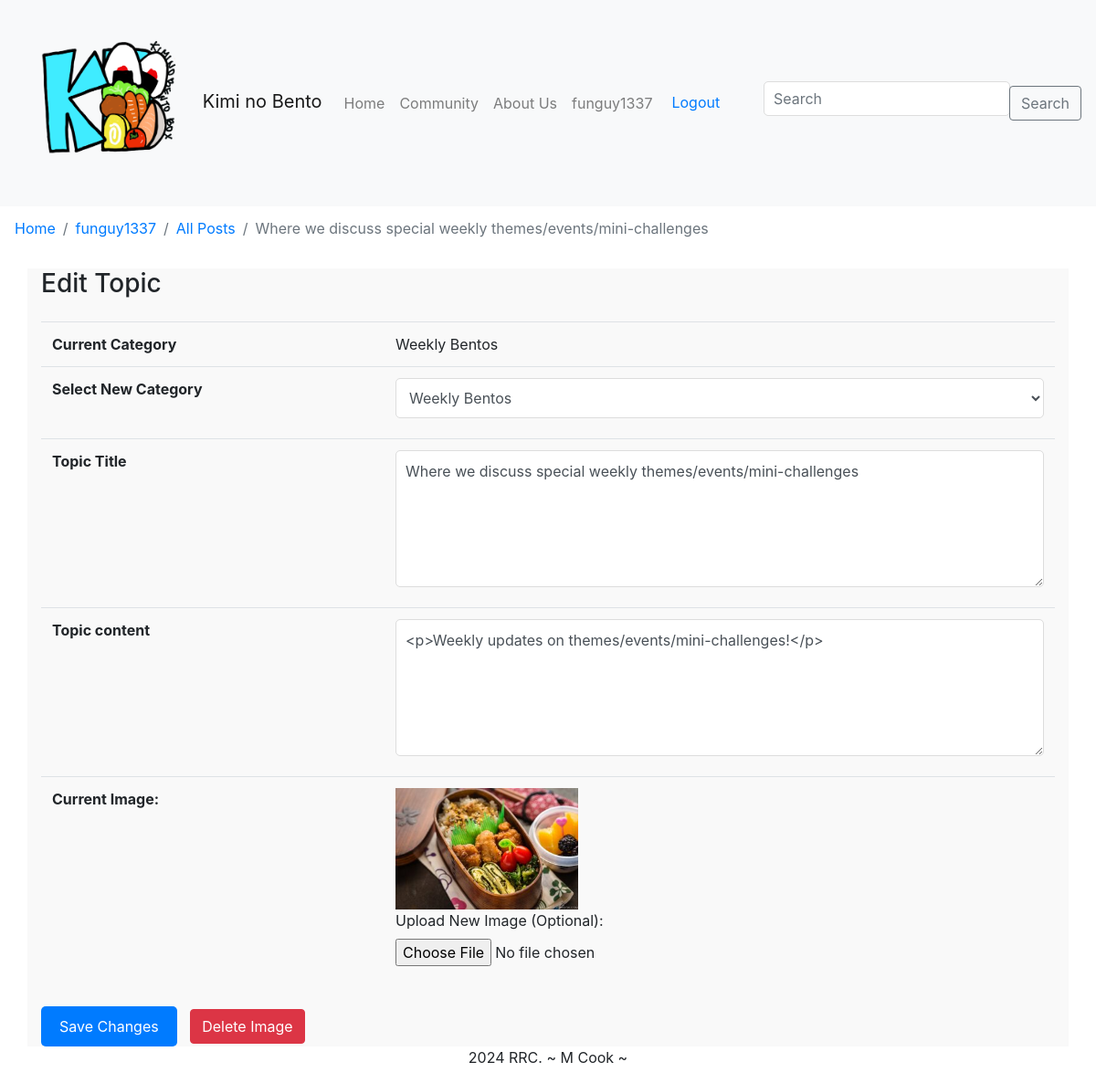
The app's page /user/user_edit.php?topic_id=2 (signed in) with its own data.
### tables this page shows
CREATE TABLE `topics` (
  `topic_id` int(11) NOT NULL,
  `category_id` int(11) DEFAULT NULL,
  `title` varchar(255) NOT NULL,
  `topic_content` text NOT NULL,
  `topic_starter_id` int(11) DEFAULT NULL,
  `img_url` text DEFAULT NULL,
  `date_created` timestamp NOT NULL DEFAULT current_timestamp(),
  `reply_count` int(11) DEFAULT 0
);

CREATE TABLE `categories` (
  `category_id` int(11) NOT NULL,
  `name` varchar(255) NOT NULL,
  `date_created` timestamp NOT NULL DEFAULT current_timestamp() ON UPDATE current_timestamp()
);

### classes/database.classes.php (called while the page is built)
<?php
class Database
{
    protected function connection()
    {
        $dsn = 'mysql:host=localhost;dbname=knb_database;charset=utf8';
        $user = 'cms_user';
        $pass = 'youllnevergeussthispassworditslong';
        try {
            $db = new PDO($dsn, $user, $pass);
            $db->setAttribute(PDO::ATTR_ERRMODE, PDO::ERRMODE_EXCEPTION);
            return $db;
        } catch (PDOException $e) {
            throw new Exception("Error connecting to the database: " . $e->getMessage());
        }
    }
}

### classes/profileinfo.classes.php (called while the page is built, shortened)
<?php
class ProfileInfo extends Database
{
    public function getTopicImg($topic_id)
    {
        try {
            $stmt = $this->connection()->prepare('SELECT img_url FROM topics WHERE topic_id = ?');
            $stmt->bindValue(1, $topic_id, PDO::PARAM_INT);
            $stmt->execute();
            $img_url = $stmt->fetchAll(PDO::FETCH_ASSOC);
            return $img_url[0]["img_url"];
        } catch (PDOException $e) {
            header("Location: ../index.php");
            exit();
        }
    }
    public function getCategories()
    {
        try {
            $stmt = $this->connection()->prepare('SELECT * FROM categories ');
            $stmt->execute();
            $categories = $stmt->fetchAll(PDO::FETCH_ASSOC);
            return $categories;
        } catch (PDOException $e) {
            header("Location: ../index.php");
            exit();
        }
    }
    public function getCurrentTopicCategory($topic_id)
    {
        try {
            $stmt = $this->connection()->prepare('SELECT c.name FROM categories c INNER JOIN topics t ON c.category_id = t.category_id WHERE t.topic_id = ?');
            $stmt->execute([$topic_id]);
            $category = $stmt->fetch(PDO::FETCH_ASSOC);
            return $category['name'];
        } catch (PDOException $e) {
            header("Location: ../index.php");
            exit();
        }
    }
    public function getUserTopicsId($user_id, $topic_id)
    {
        try {
            $stmt = $this->connection()->prepare('SELECT topic_id, title, topic_content, category_id FROM topics WHERE topic_starter_id = ? AND topic_id = ?');
            $stmt->bindValue(1, $user_id, PDO::PARAM_INT);
            $stmt->bindValue(2, $topic_id, PDO::PARAM_INT);
            $stmt->execute();
            $topics = $stmt->fetchAll(PDO::FETCH_ASSOC);
            return $topics;
        } catch (PDOException $e) {
            header("Location: ../index.php");
            exit();
        }
    }
}

### user/user_edit.php (the view, shortened to what this page needs)
<?php
include('../classes/database.classes.php');
include('../classes/profileinfo.classes.php');
include('../inc/header.inc.php');
$profileInfo = new ProfileInfo();
$crumbTitle = "";
if (isset($_GET['topic_id'])) {
    $crumb_topic_id = $_GET['topic_id'];
    $topics = $profileInfo->getUserTopicsId($_SESSION["user_id"], $crumb_topic_id);
    if (!empty($topics)) {
        $crumbTitle = strip_tags(htmlspecialchars_decode($topics[0]['title']));
    }
} elseif (isset($_GET['post_id'])) {
    $crumb_post_id = $_GET['post_id'];
    $posts = $profileInfo->getUserPostsId($_SESSION["user_id"], $crumb_post_id);
    if (!empty($posts)) {
        $crumbTitle = strip_tags(htmlspecialchars_decode($posts[0]['title']));
    }
}
?>
<nav aria-label="breadcrumb">
    <ol class="breadcrumb">
        <li class="breadcrumb-item"><a href="../index.php">Home</a></li>
        <li class="breadcrumb-item"><a href="account.php"><?php echo $_SESSION["username"] ?></a></li>
        <li class="breadcrumb-item"><a href="view_all_posts.php">All Posts</a></li>
        <li class="breadcrumb-item active" aria-current="page"><?php echo isset($crumbTitle) ? $crumbTitle : 'Post'; ?></li>
    </ol>
</nav>
<section class="content">
    <div class="container">
        <div class="content-settings">
            <?php if (isset($_GET['topic_id'])) : ?>
                <h3 class="mb-4">Edit Topic</h3>
                <?php
                $topic_id = $_GET['topic_id'];
                $categories = $profileInfo->getCategories();
                $current_category = $profileInfo->getCurrentTopicCategory($topic_id);
                ?>
                <form action="../backend/user_content_update.php" method="post" enctype="multipart/form-data">
                    <table class="table">
                        <tr>
                            <th>Current Category</th>
                            <td><?php echo $current_category; ?></td>
                        </tr>
                        <tr>
                            <th>Select New Category</th>
                            <td>
                                <select id="category" class="form-control" name="category_name" style="height: auto;">
                                    <?php foreach ($categories as $category) : ?>
                                        <?php $selected = ($current_category == $category['name']) ? 'selected' : ''; ?>
                                        <option <?= $selected ?>><?= $category['name'] ?></option>
                                    <?php endforeach; ?>
                                </select>
                            </td>
                        </tr>
                        <?php
                        $topics = $profileInfo->getUserTopicsId($_SESSION["user_id"], $topic_id);
                        foreach ($topics as $topic) {
                        ?>
                            <tr>
                                <th>Topic Title</th>
                                <td><textarea class="form-control" name="topic_title" id="topic_title" rows="6" placeholder=""><?php echo $topic['title']; ?></textarea></td>
                            </tr>
                            <tr>
                                <th>Topic content</th>
                                <td><textarea class="form-control" name="topic_content" id="topic_content" rows="6" placeholder=""><?php echo $topic['topic_content']; ?></textarea></td>
                            </tr>
                        <?php
                        }
                        ?>
                        <?php
                        $img = $profileInfo->getTopicImg($topic_id);
                        if ($img) : ?>
                            <tr>
                                <th>Current Image:</th>
                                <td>
                                    <img src="../<?php echo $img; ?>" alt="Current Image" style="max-width: 200px; max-height: 200px;">
                                <?php elseif (empty($img)) : ?>
                                <th>Current Image:</th>
                                <td>
                                    <p>No image uploaded.</p>
                                <?php endif; ?>
                                <div class="form-group">
                                    <label for="topic_image">Upload New Image (Optional):</label>
                                    <input type="file" class="form-control-file" id="topic_image" name="topic_image" onchange="previewImage(event)">
                                </div>
                                </td>
                            </tr>
                    </table>
                    <?php else : ?>
                        <h3 class="mb-4">Invalid URL</h3>
                    <?php endif; ?>
                    <button type="submit" class="btn btn-primary" name="submit">Save Changes</button>
                    <?php if (isset($img)) : ?>
                        <a href="../backend/delete_img.php?topic_id=<?php echo $topic_id; ?>" class="btn btn-danger" id="delete-img-btn" onclick="return confirm('Are you sure you want to delete this image?')">Delete Image</a>
                    <?php endif; ?>
                    </form>
        </div>
    </div>
</section>
<?php
include('../inc/footer.inc.php');
?>

### CSS/styles.css (style rules this page uses)
.container { margin-top: 20px; background-color: #f9f9f9; }
.breadcrumb { background-color: transparent; }
#delete-img-btn { display: inline-block; margin-left: 10px; vertical-align: middle; }
table { table-layout: auto; width: 10px; }
td { word-break: break-all; }
.btn-primary { background-color: #007bff; color: #fff; border: none; padding: 10px 20px; border-radius: 5px; cursor: pointer; }
.form-control { width: 100%; padding: 10px; border: 1px solid #ddd; border-radius: 5px; margin-bottom: 10px; }
textarea.form-control { height: 150px; }

### records on screen
topics: title "Where we discuss special weekly themes/events/mini-challenges", topic_title "Where we discuss special weekly themes/events/mini-challenges", topic_content "<p>Weekly updates on themes/events/mini-challenges!</p>", img_url (picture)
categories: name "Weekly Bentos"

### other values on screen
$_SESSION['username'] "funguy1337"
$_SESSION["username"] "funguy1337"
form field category_name "Weekly Bentos"
